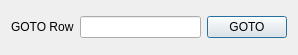
<?xml version="1.0" encoding="UTF-8"?>
<ui version="4.0">
 <class>GotoClass</class>
 <widget class="QDialog" name="GotoClass">
  <property name="geometry">
   <rect>
    <x>0</x>
    <y>0</y>
    <width>298</width>
    <height>55</height>
   </rect>
  </property>
  <property name="windowTitle">
   <string>Goto</string>
  </property>
  <layout class="QGridLayout" name="gridLayout">
   <item row="0" column="0">
    <widget class="QLabel" name="label">
     <property name="text">
      <string>GOTO Row</string>
     </property>
    </widget>
   </item>
   <item row="0" column="1">
    <widget class="QLineEdit" name="txtGoto"/>
   </item>
   <item row="0" column="2">
    <widget class="QPushButton" name="btnGoto">
     <property name="text">
      <string>GOTO</string>
     </property>
    </widget>
   </item>
  </layout>
 </widget>
 <layoutdefault spacing="6" margin="11"/>
 <resources/>
 <connections/>
</ui>
